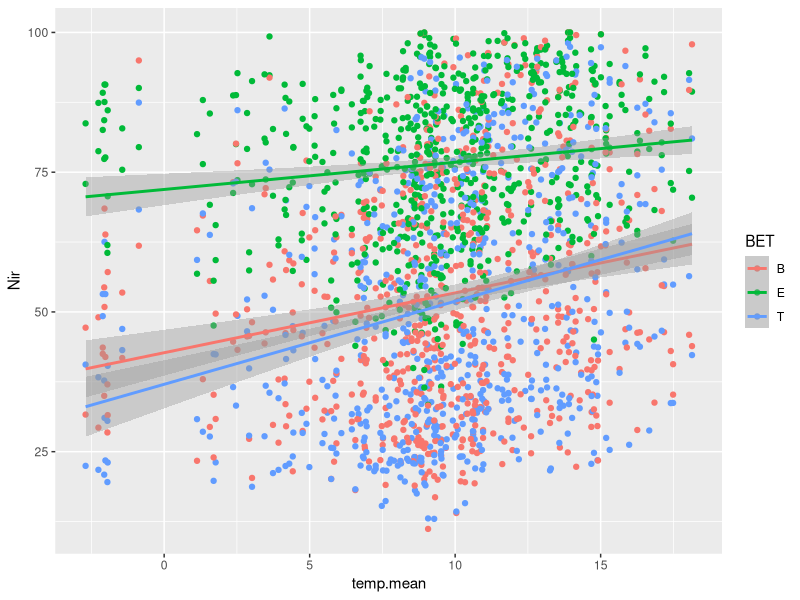

This chart was generated by the following R code: (Note: this script raises an error after producing the figure.)
## ---- chunk 1

# libraries: 
library(tidyverse) 
library(ggplot2)

## ---- chunk 2

# loading in the dataset
dat = readxl::read_xlsx("../files/ButterflyNIRData.xlsx")

head(dat)
## ---- chunk 3
# genus dat obtained like so: 
dat = dat %>% 
  mutate(genus = str_match(gsub("_", " ", dat$Species), "([A-Z,a-z]*) ")[,2]) %>% 
  as.data.frame()

# data about the butterfly
head(dat)[,c(1:2, 11, 24)]
## ---- chunk 4

dat = dat %>% 
  mutate(temp.range = temp.max - temp.min)

# predictor var = different climactic measurements
head(dat)[,c(3:11, 25)]
## ---- chunk 5

# response var set 1 = vis
head(dat)[,12:17]

# response var set 2 = nir
head(dat)[,18:23]
## ---- chunk 6

# VisDorsB

dat %>%
  pivot_longer(12:23,
               names_pattern = "([A-Z]i[a-z])([A-Z][a-z]*)([A-Z])",
               names_to = c(".value", "dorvent", "BET")) %>%
  ggplot(aes(x = temp.mean, y = Nir, color = BET)) +
  geom_point() + geom_smooth(method = "lm")

dat %>% 
  pivot_longer(12:23, 
               names_pattern = "([A-Z]i[a-z])([A-Z][a-z]*)([A-Z])",
               names_to = c(".value", "dorvent", "BET"))
 lm(Vis ~ BET*SolarRadi + BET*precip.mean + BET*WaterVapor + BET*Isothermality + BET*temp.mean - 1, 
    data = .) %>% arm::display()

dat %>% 
  pivot_longer(12:23, 
               names_pattern = "([A-Z]i[a-z])([A-Z][a-z]*)([A-Z])",
               names_to = c(".value", "dorvent", "BET")) %>% 
  lme4::lmer(Vis ~ BET*SolarRadi + BET*precip.mean + BET*WaterVapor + BET*Isothermality + BET*temp.mean + (1|genus), 
             data = .) %>% summary()

dat %>% 
  pivot_longer(12:23, 
               names_pattern = "([A-Z]i[a-z])([A-Z][a-z]*)([A-Z])",
               names_to = c(".value", "dorvent", "BET")) %>% 
 lm(Nir ~ BET:temp.mean + (1/genus), 
    data = .)

## ---- chunk 7

cbind(dat[1:5], rob.zscore(dat[6:10]))


## ---- chunk 8


## ---- chunk 9


## ---- chunk 10


## ---- chunk 11
